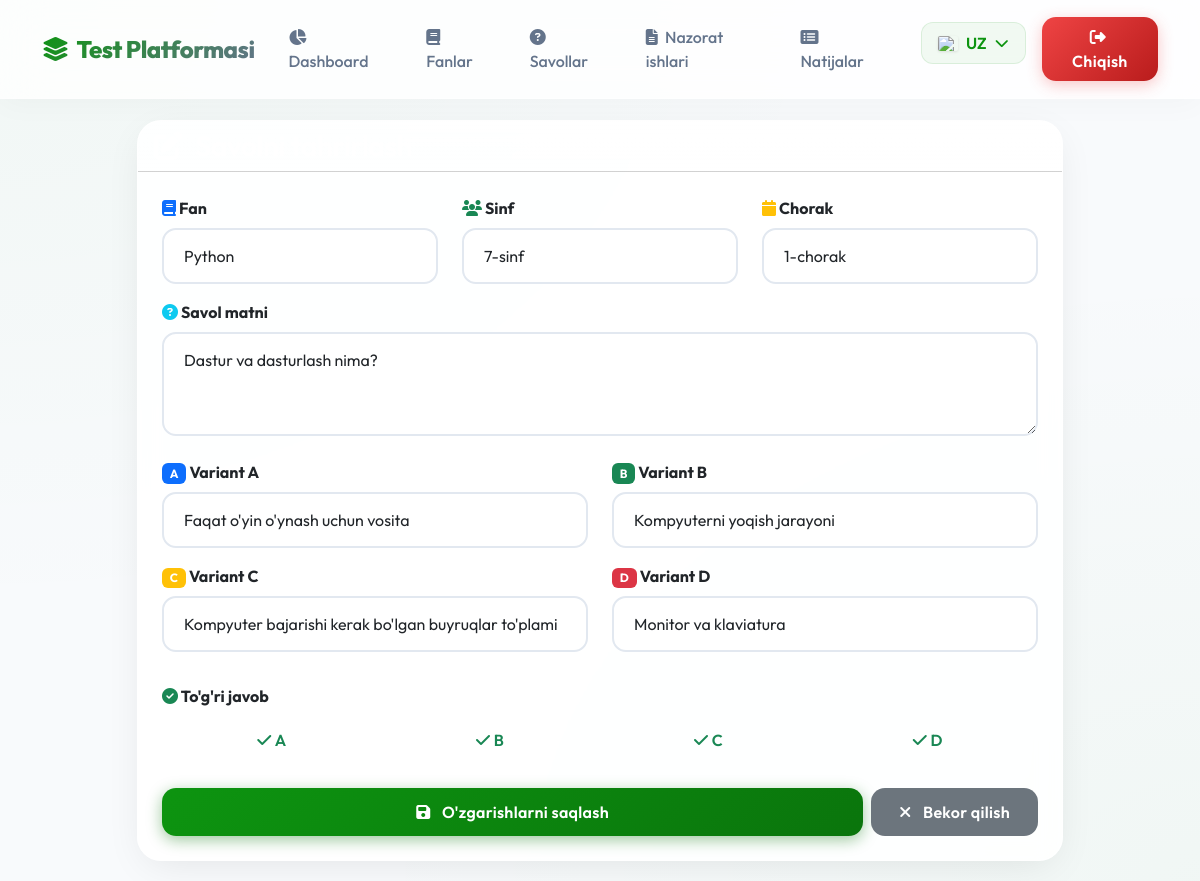
Before: /admin/question/edit/10875 (signed in) with the older database file.
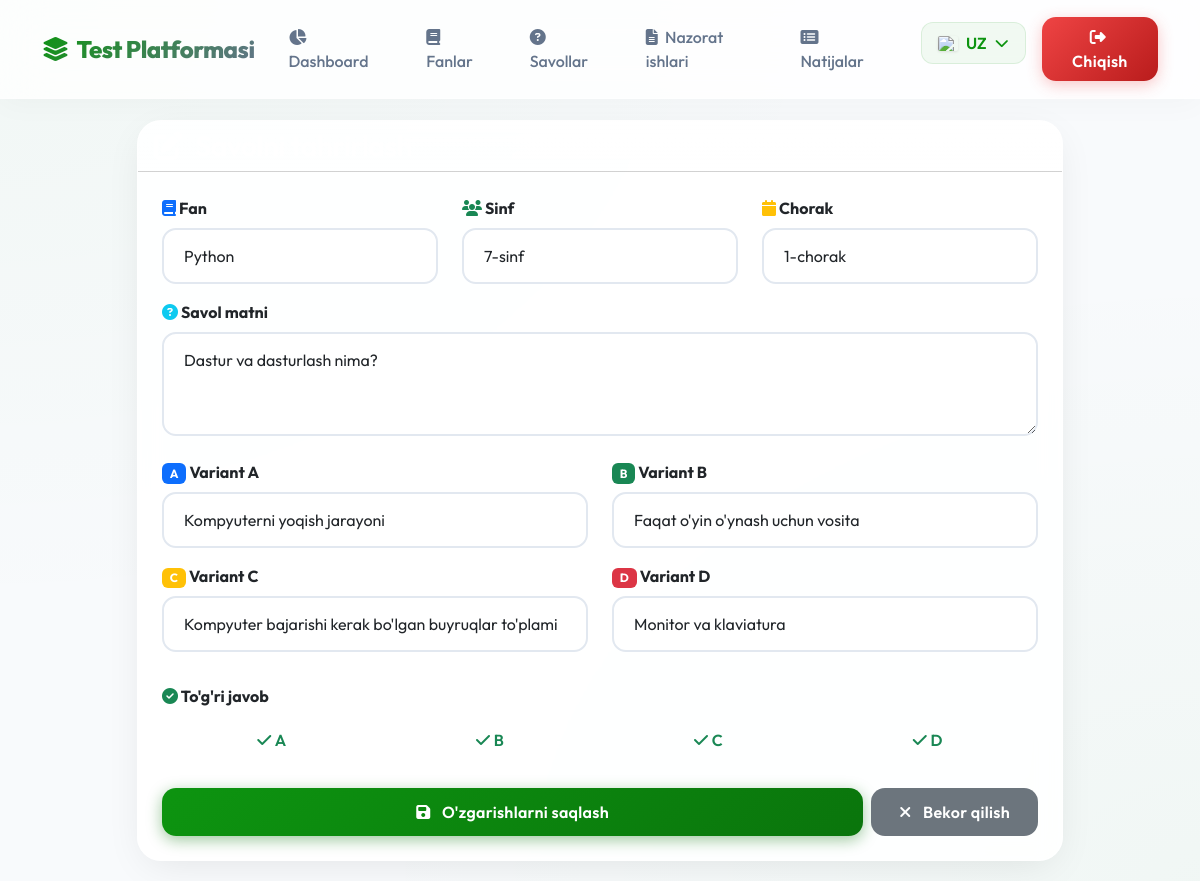
After: the same page with the newer database file.
### models.py (models this page shows)
class Question(db.Model):
    id = db.Column(db.Integer, primary_key=True)
    subject_id = db.Column(db.Integer, db.ForeignKey('subject.id'), nullable=False)
    grade = db.Column(db.Integer, nullable=False)
    quarter = db.Column(db.Integer, nullable=False)
    question_text = db.Column(db.Text, nullable=False)
    question_text_ru = db.Column(db.Text)
    question_text_en = db.Column(db.Text)
    option_a = db.Column(db.String(200), nullable=False)
    option_a_ru = db.Column(db.String(200))
    option_a_en = db.Column(db.String(200))
    option_b = db.Column(db.String(200), nullable=False)
    option_b_ru = db.Column(db.String(200))
    option_b_en = db.Column(db.String(200))
    option_c = db.Column(db.String(200), nullable=False)
    option_c_ru = db.Column(db.String(200))
    option_c_en = db.Column(db.String(200))
    option_d = db.Column(db.String(200), nullable=False)
    option_d_ru = db.Column(db.String(200))
    option_d_en = db.Column(db.String(200))
    correct_answer = db.Column(db.String(1), nullable=False)  # A, B, C, or D
    subject = db.relationship('Subject', backref='questions')

class Subject(db.Model):
    id = db.Column(db.Integer, primary_key=True)
    name = db.Column(db.String(50), nullable=False)
    name_ru = db.Column(db.String(50))
    name_en = db.Column(db.String(50))
    grades = db.Column(db.String(20), nullable=False)  # "5,6" yoki "7,8,9"
    is_protected = db.Column(db.Boolean, default=False) # Anti-cheat protection

### routes/admin.py (the view, shortened to what this page needs)
@admin_bp.route('/question/edit/<int:id>', methods=['GET', 'POST'])
def question_edit(id):
    question = Question.query.get_or_404(id)
    subjects = Subject.query.all()
    return render_template('admin_question_form.html', subjects=subjects, question=question)

### routes/admin.py (called while the page is built)
@admin_bp.before_request
def require_login():
    allowed_routes = ['admin.login', 'admin.result_delete']
    if request.endpoint != 'admin.login' and 'admin_id' not in session:
        return redirect(url_for('admin.login'))

### templates/admin_question_form.html (shortened to what the changed rows need)
{% extends "base.html" %}
{% block content %}
<div class="container">
    <div class="row justify-content-center">
        <div class="col-lg-10">
            <div class="card">
                <div class="card-body p-4">
                    <form method="POST">
                        <div class="row mb-3">
                            <div class="col-md-4">
                                <label class="form-label fw-bold">
                                    <i class="fas fa-book text-primary"></i> {{ _('Fan') }}
                                </label>
                                <select name="subject_id" class="form-select" required id="subjectSelect">
                                    {% for subject in subjects %}
                                    <option value="{{ subject.id }}" data-grades="{{ subject.grades }}" {% if question
                                        and question.subject_id==subject.id %}selected{% endif %}>
                                        {{ subject.name }}
                                    </option>
                                    {% endfor %}
                                </select>
                            </div>
                            <div class="col-md-4">
                                <label class="form-label fw-bold">
                                    <i class="fas fa-users text-success"></i> {{ _('Sinf') }}
                                </label>
                                <select name="grade" class="form-select" required id="gradeSelect">
                                    {% for g in range(5, 10) %}
                                    <option value="{{ g }}" {% if question and question.grade==g %}selected{% endif %}>
                                        {{ g }}-{{ _('sinf') }}
                                    </option>
                                    {% endfor %}
                                </select>
                            </div>
                            <div class="col-md-4">
                                <label class="form-label fw-bold">
                                    <i class="fas fa-calendar text-warning"></i> {{ _('Chorak') }}
                                </label>
                                <select name="quarter" class="form-select" required>
                                    {% for q in range(1, 5) %}
                                    <option value="{{ q }}" {% if question and question.quarter==q %}selected{% endif
                                        %}>
                                        {{ q }}-{{ _('chorak') }}
                                    </option>
                                    {% endfor %}
                                </select>
                            </div>
                        </div>
                        <div class="mb-4">
                            <label class="form-label fw-bold">
                                <i class="fas fa-question-circle text-info"></i> {{ _('Savol matni') }}
                            </label>
                            <textarea name="question_text" class="form-control" rows="3" required
                                placeholder="{{ _('Savolni kiriting...') }}">{% if question %}{{ question.question_text }}{% endif %}</textarea>
                        </div>
                        <div class="row mb-3">
                            <div class="col-md-6 mb-3">
                                <label class="form-label fw-bold">
                                    <span class="badge bg-primary">A</span> {{ _('Variant A') }}
                                </label>
                                <input type="text" name="option_a" class="form-control" required
                                    placeholder="{{ _('A varianti...') }}"
                                    value="{% if question %}{{ question.option_a }}{% endif %}">
                            </div>
                            <div class="col-md-6 mb-3">
                                <label class="form-label fw-bold">
                                    <span class="badge bg-success">B</span> {{ _('Variant B') }}
                                </label>
                                <input type="text" name="option_b" class="form-control" required
                                    placeholder="{{ _('B varianti...') }}"
                                    value="{% if question %}{{ question.option_b }}{% endif %}">
                            </div>
                            <div class="col-md-6 mb-3">
                                <label class="form-label fw-bold">
                                    <span class="badge bg-warning">C</span> {{ _('Variant C') }}
                                </label>
                                <input type="text" name="option_c" class="form-control" required
                                    placeholder="{{ _('C varianti...') }}"
                                    value="{% if question %}{{ question.option_c }}{% endif %}">
                            </div>
                            <div class="col-md-6 mb-3">
                                <label class="form-label fw-bold">
                                    <span class="badge bg-danger">D</span> {{ _('Variant D') }}
                                </label>
                                <input type="text" name="option_d" class="form-control" required
                                    placeholder="{{ _('D varianti...') }}"
                                    value="{% if question %}{{ question.option_d }}{% endif %}">
                            </div>
                        </div>
                    </form>
                </div>
            </div>
        </div>
    </div>
</div>
{% endblock %}

Changed rows visible on the page:
changed Question "7-sinf": option_a "Faqat o'yin o'ynash uchun vosita" → "Kompyuterni yoqish jarayoni"; option_b "Kompyuterni yoqish jarayoni" → "Faqat o'yin o'ynash uchun vosita"
